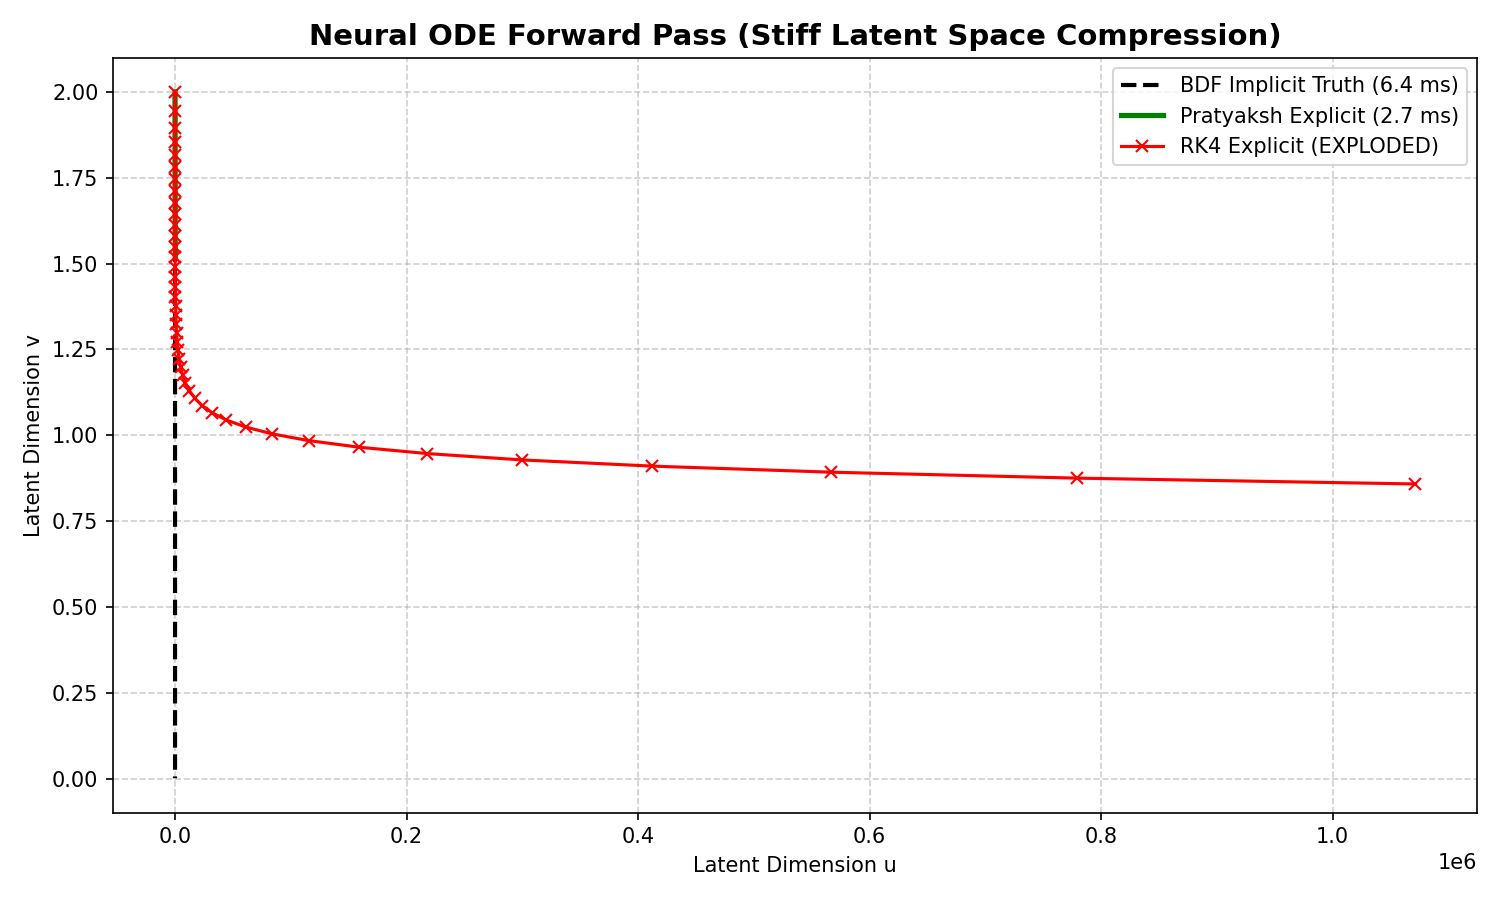

Write Python code to recreate this figure.
import numpy as np
import time
import matplotlib.pyplot as plt
from scipy.integrate import solve_ivp

# Simulate a "Stiff" continuous normalizing flow or Neural ODE hidden layer
# Neural networks often learn vector fields that compress space (stiff funnels).
def neural_ode_field(t, h):
    u, v = h[0], h[1]
    # Highly stiff dimension u, slowly evolving dimension v with non-linear cross-talk (tanh)
    du = -150.0 * u + 50.0 * np.tanh(v)
    dv = -1.0 * v - 5.0 * np.tanh(u)
    return np.array([du, dv])

def rk4_step(h, dt):
    k1 = dt * neural_ode_field(0, h)
    k2 = dt * neural_ode_field(0, h + 0.5*k1)
    k3 = dt * neural_ode_field(0, h + 0.5*k2)
    k4 = dt * neural_ode_field(0, h + k3)
    return h + (k1 + 2*k2 + 2*k3 + k4) / 6.0

def pratyaksh_step(h, dt):
    k1 = dt * neural_ode_field(0, h)
    k2 = dt * neural_ode_field(0, h + 0.5*k1)
    k3 = dt * neural_ode_field(0, h + 0.5*k2)
    k4 = dt * neural_ode_field(0, h + k3)
    
    num = (k1 + 2*k2 + 2*k3 + k4) / 6.0
    curv = k4 - k3 - k2 + k1 # Formula B
    den = 1.0 + 0.5 * np.sum(curv**2) / (np.sum(k1**2) + 1e-14)
    return h + num / den

# --- EXPERIMENT SETUP ---
h0 = np.array([2.0, 2.0]) # Initial hidden state
dt = 0.02 # Pushed just past the stability limit of RK4
steps = 150
t_span = (0, dt * steps)

print("Starting Neural ODE Benchmark...\n")

# 1. Classical RK4 (Standard in torchdiffeq)
h_rk4 = h0.copy()
rk4_traj = [h_rk4]
rk4_exploded = False
start_time = time.time()
for _ in range(steps):
    h_rk4 = rk4_step(h_rk4, dt)
    rk4_traj.append(h_rk4)
    if np.isnan(h_rk4).any() or np.linalg.norm(h_rk4) > 1e6:
        rk4_exploded = True
        break
rk4_time = time.time() - start_time
print(f"RK4 (Explicit Matrix-Free): {'EXPLODED (NaN)' if rk4_exploded else 'Success'}")

# 2. Pratyaksh Framework (Explicit Matrix-Free)
h_pr = h0.copy()
pr_traj = [h_pr]
start_time = time.time()
for _ in range(steps):
    h_pr = pratyaksh_step(h_pr, dt)
    pr_traj.append(h_pr)
pr_time = time.time() - start_time
print(f"Pratyaksh (Explicit Matrix-Free): Success in {pr_time:.5f}s")

# 3. SciPy BDF (Industry Standard Implicit for Stiff Neural ODEs)
start_time = time.time()
sol = solve_ivp(neural_ode_field, t_span, h0, method='BDF', t_eval=np.linspace(0, t_span[1], steps))
imp_time = time.time() - start_time
print(f"Implicit BDF (Requires Jacobians): Success in {imp_time:.5f}s")

# --- PLOTTING ---
plt.figure(figsize=(10, 6))
plt.title("Neural ODE Forward Pass (Stiff Latent Space Compression)", fontsize=14, fontweight='bold')

# Plot Implicit BDF (Ground Truth)
plt.plot(sol.y[0], sol.y[1], 'k--', linewidth=2, label=f'BDF Implicit Truth ({imp_time*1000:.1f} ms)')

# Plot Pratyaksh
pr_traj = np.array(pr_traj)
plt.plot(pr_traj[:, 0], pr_traj[:, 1], 'g-', linewidth=2.5, label=f'Pratyaksh Explicit ({pr_time*1000:.1f} ms)')

# Plot RK4
rk4_traj = np.array(rk4_traj)
if rk4_exploded:
    # Just plot up to explosion
    plt.plot(rk4_traj[:, 0], rk4_traj[:, 1], 'r-x', linewidth=1.5, label='RK4 Explicit (EXPLODED)')

plt.xlabel("Latent Dimension u")
plt.ylabel("Latent Dimension v")
plt.legend(loc='best')
plt.grid(True, linestyle='--', alpha=0.6)
plt.tight_layout()
plt.savefig('/Users/pi3.142/.gemini/antigravity/brain/5136d427-1329-4a99-b861-46500f43bc69/neural_ode_benchmark.png', dpi=150)
print(f"\nSpeedup: Pratyaksh is {imp_time / pr_time:.1f}x FASTER than Implicit BDF.")
